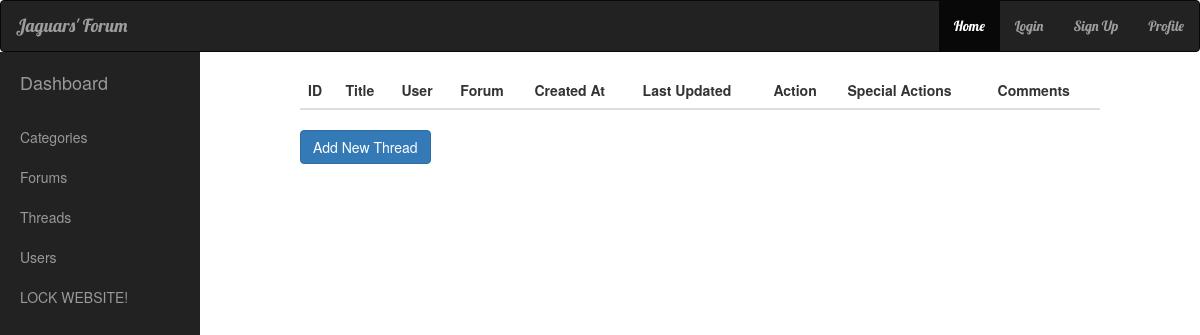
/admin/threads.php, run on an earlier commit of the app's database.
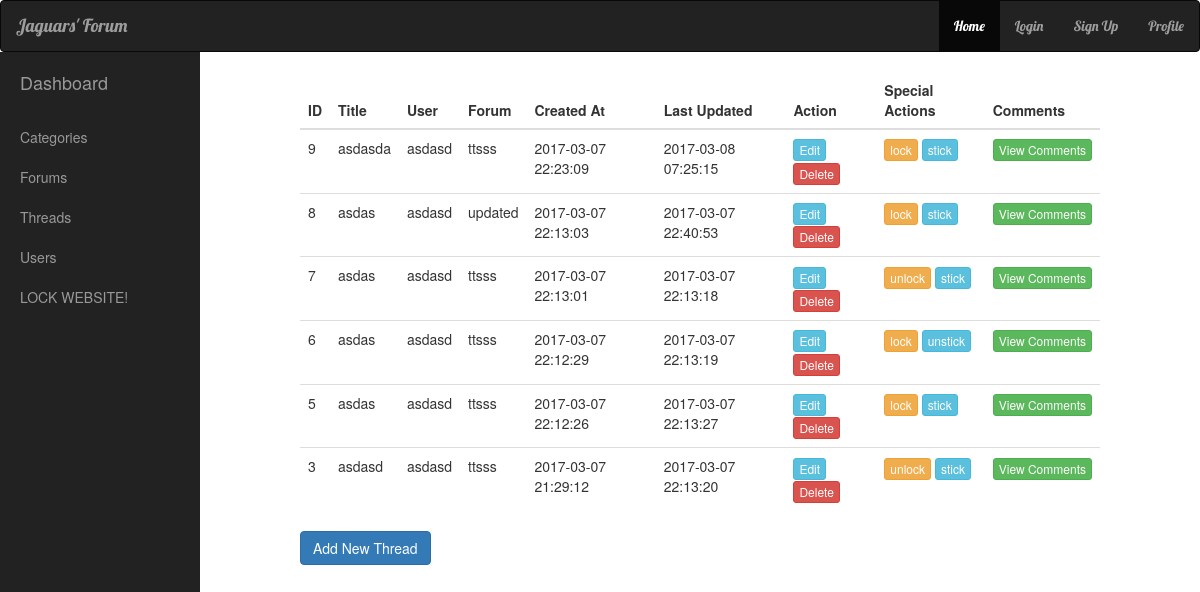
And on a later commit of the database.
### tables this page shows
CREATE TABLE `thread` (
  `id` int(11) NOT NULL,
  `title` text NOT NULL,
  `description` text NOT NULL,
  `locked` int(11) NOT NULL DEFAULT '0',
  `forum_id` int(11) NOT NULL,
  `user_id` int(11) NOT NULL,
  `sticky` int(11) NOT NULL DEFAULT '0',
  `created_at` timestamp NOT NULL DEFAULT CURRENT_TIMESTAMP,
  `last_update` timestamp NULL DEFAULT NULL ON UPDATE CURRENT_TIMESTAMP,
  `edit_by` text
);

CREATE TABLE `user` (
  `id` int(11) NOT NULL,
  `username` text NOT NULL,
  `password` text NOT NULL,
  `fname` text NOT NULL,
  `lname` text NOT NULL,
  `gender` text NOT NULL,
  `country` text NOT NULL,
  `banned` tinyint(4) NOT NULL DEFAULT '0',
  `image` text NOT NULL,
  `signature` text NOT NULL,
  `role` varchar(10) NOT NULL DEFAULT 'user',
  `created_at` timestamp NOT NULL DEFAULT CURRENT_TIMESTAMP,
  `last_update` timestamp NULL DEFAULT NULL ON UPDATE CURRENT_TIMESTAMP
);

CREATE TABLE `forum` (
  `id` int(11) NOT NULL,
  `name` varchar(20) NOT NULL,
  `locked` int(11) NOT NULL DEFAULT '0',
  `category_id` int(11) NOT NULL,
  `created_at` timestamp NOT NULL DEFAULT CURRENT_TIMESTAMP,
  `last_update` timestamp NULL DEFAULT NULL ON UPDATE CURRENT_TIMESTAMP
);

### model/DBManager.php (called while the page is built, shortened)
<?php
class DBManager{
	public 	$db ;
	function __construct(){
		$this->dsn = 'mysql:host='.HOST.';dbname='.DB_NAME;
		$this->db = new PDO($this->dsn,DB_USERNAME,DB_PASSWORD);
		$this->db->setAttribute(PDO::ATTR_ERRMODE, PDO::ERRMODE_EXCEPTION);
	}
	function getAll($table){
		$statement = $this->db->prepare("SELECT * FROM ".$table." ORDER BY created_at desc") ;
		$result = $statement->execute();
		if($result){
			$output = array() ;
			while($element = $statement->fetch(PDO::FETCH_ASSOC)){
				$output[] = $element;
			}
			return $output;
		}else{
			return false ;
		}
	}
}
$db = new DBManager() ;
?>

### admin/threads.php (the view, shortened to what this page needs)
<?php
require_once '../init.php';
$threads = $db->getAll('thread');
$users = $db->getAll('user');
$forums = $db->getAll('forum') ;
?>
<!DOCTYPE html>
<html>
<head>
	<link rel="stylesheet" type="text/css" href="../assets/css/bootstrap.min.css">
	<link rel="stylesheet" type="text/css" href="../assets/css/style.css">
	<link rel="stylesheet" type="text/css" href="admin.css">
</head>
<body>
<?php include('../header.php') ; ?>
<?php include('sidebar.php') ; ?>
<div class="page-content">
	<div class="col-xs-8">
		<div class="row">
			<table class="table">
				<thead>
					<tr>
						<th>ID</th>
						<th>Title</th>
						<th>User</th>
						<th>Forum</th>
						<th>Created At</th>
						<th>Last Updated</th>
						<th>Action</th>
						<th>Special Actions</th>
						<th>Comments</th>
					</tr>
				</thead>
				<tbody>
					<?php
					foreach ($threads as $thread) {
						$status = $thread['locked'] == 0 ? 'lock' : 'unlock' ;
						$update_time =!empty($thread['last_update']) ? $thread['last_update'] :"Null" ;
						$sticky = $thread['sticky'] == 0 ? 'stick' : 'unstick' ;
						foreach ($users as $user) {
							if($user['id']== $thread['user_id']){
								$threadUser = $user['username'] ;
								break ;
							}
						}
						foreach ($forums as $forum ) {
								if($forum['id'] == $thread['forum_id']){
									$forumName = $forum['name'];
								}
						}
						echo "<td>".$thread['id']."</td>";
						echo "<td>".$thread['title']."</td>";
						echo "<td>".$threadUser."</td>" ;
						echo "<td>".$forumName."</td>" ;
						echo "<td>".$thread['created_at']."</td>";
						echo "<td>".$update_time ."</td>" ;
						echo "<td>";
						echo "<a href='edit_thread.php?edit_id=".$thread['id']."' class='btn btn-info btn-xs'>Edit</a>" ;
						echo "<form method='post' action='threads.php'>
								<input type='hidden' name='delete_id' value=".$thread['id']." >
								<input type='submit' name='delete' value='Delete' class='btn btn-danger btn-xs' >
								</form>";
						echo "</td>";
						echo "<td>" ;
						echo "<form method='post' action='threads.php'>
								<input type='hidden' name='lock_id' value=".$thread['id']." >
								<input type='submit' value='".$status."' name='lock' class='btn btn-warning btn-xs' >
								</form>";
						echo "<form method='post' action='threads.php'>
								<input type='hidden' name='stick_id' value=".$thread['id']." >
								<input type='submit' value='".$sticky."' name='stick' class='btn btn-info btn-xs' >
								</form>";
						echo "</td>";
						echo "<td>";
						echo "<a href='comments.php?thread_id=".$thread['id']."' class='btn btn-success btn-xs'>View Comments</a>";
						echo "</td>" ;
					}
					 ?>
				</tbody>
			</table>
		</div>
		<div class="row">
			<details  <?php if(!empty($_SESSION['errors'])) { echo "open";  } ?> >
				<summary class="btn btn-primary">Add New Thread</summary><br>
			</details>
		</div>
	</div>
</div>
</body>
</html>

### header.php (shortened to what this page needs)
<header>
<nav class="navbar navbar-inverse">
  <div class="container-fluid">
    <div class="navbar-header">
      <a class="navbar-brand font" href="#" style="font-size:30;">Jaguars' Forum</a>
    </div>
    <ul class="nav navbar-nav navbar-right font ">
      <li class="active"><a href="#">Home</a></li>
		<?php
		if(!isset($_SESSION['user'])){
			echo '<li><a href="login.php">Login</a></li>' ;
			echo '<li><a href="registeration.php">Sign Up</a></li>';
                        echo '<li><a href="profile.php">Profile</a></li>';
		}
		?>
    </ul>
  </div>
</nav>
</header>

### admin/sidebar.php
<div class="col-xs-3">
	<div id="sidebar-wrapper">
        <ul class="sidebar-nav">
            <li class="sidebar-brand">
                <a href="index.php">
                    Dashboard
                </a>
            </li>
            <li>
                <a href="categories.php">Categories</a>
            </li>
            <li>
                <a href="forums.php">Forums</a>
            </li>
            <li>
                <a href="threads.php">Threads</a>
            </li>
            <li>
                <a href="users.php">Users</a>
            </li>
            <li >
                <a href="#">LOCK WEBSITE!</a>
            </li>
        </ul>
    </div>
</div>

### assets/css/style.css (style rules this page uses)
.font { font-family: 'Lobster'; }

### admin/admin.css (style rules this page uses)
form { display:inline; }
#sidebar-wrapper { z-index: 1000; position: fixed; left: 250px; width: 0; height: 100%; top:52px; margin-left: -250px; overflow-y: auto; background: #222; -webkit-transition: all 0.5s ease; -moz-transition: all 0.5s ease; -o-transition: all 0.5s ease; transition: all 0.5s ease; }
.sidebar-nav { position: absolute; top: 0; width: 250px; height:300px; margin: 0; padding: 0; list-style: none; }
.sidebar-nav li { text-indent: 20px; line-height: 40px; }
.sidebar-nav li a { display: block; text-decoration: none; color: #999999; }
.sidebar-nav > .sidebar-brand { height: 65px; font-size: 18px; line-height: 60px; }
.sidebar-nav > .sidebar-brand a { color: #999999; }
@media (min-width:768px) { #sidebar-wrapper { width: 200px; } }

What changed in the data, as far as the page shows it:
added thread: id "9", title "asdasda", user.username "asdasd", forum.name "ttsss", created_at "2017-03-07 22:23:09", last_update "2017-03-08 07:25:15", lock "lock", stick "stick"
added thread: id "8", title "asdas", user.username "asdasd", forum.name "updated", created_at "2017-03-07 22:13:03", last_update "2017-03-07 22:40:53", lock "lock", stick "stick"
added thread: id "7", title "asdas", user.username "asdasd", forum.name "ttsss", created_at "2017-03-07 22:13:01", last_update "2017-03-07 22:13:18", lock "unlock", stick "stick"
added thread: id "6", title "asdas", user.username "asdasd", forum.name "ttsss", created_at "2017-03-07 22:12:29", last_update "2017-03-07 22:13:19", lock "lock", stick "unstick"
added thread: id "5", title "asdas", user.username "asdasd", forum.name "ttsss", created_at "2017-03-07 22:12:26", last_update "2017-03-07 22:13:27", lock "lock", stick "stick"
added thread: id "3", title "asdasd", user.username "asdasd", forum.name "ttsss", created_at "2017-03-07 21:29:12", last_update "2017-03-07 22:13:20", lock "unlock", stick "stick"
